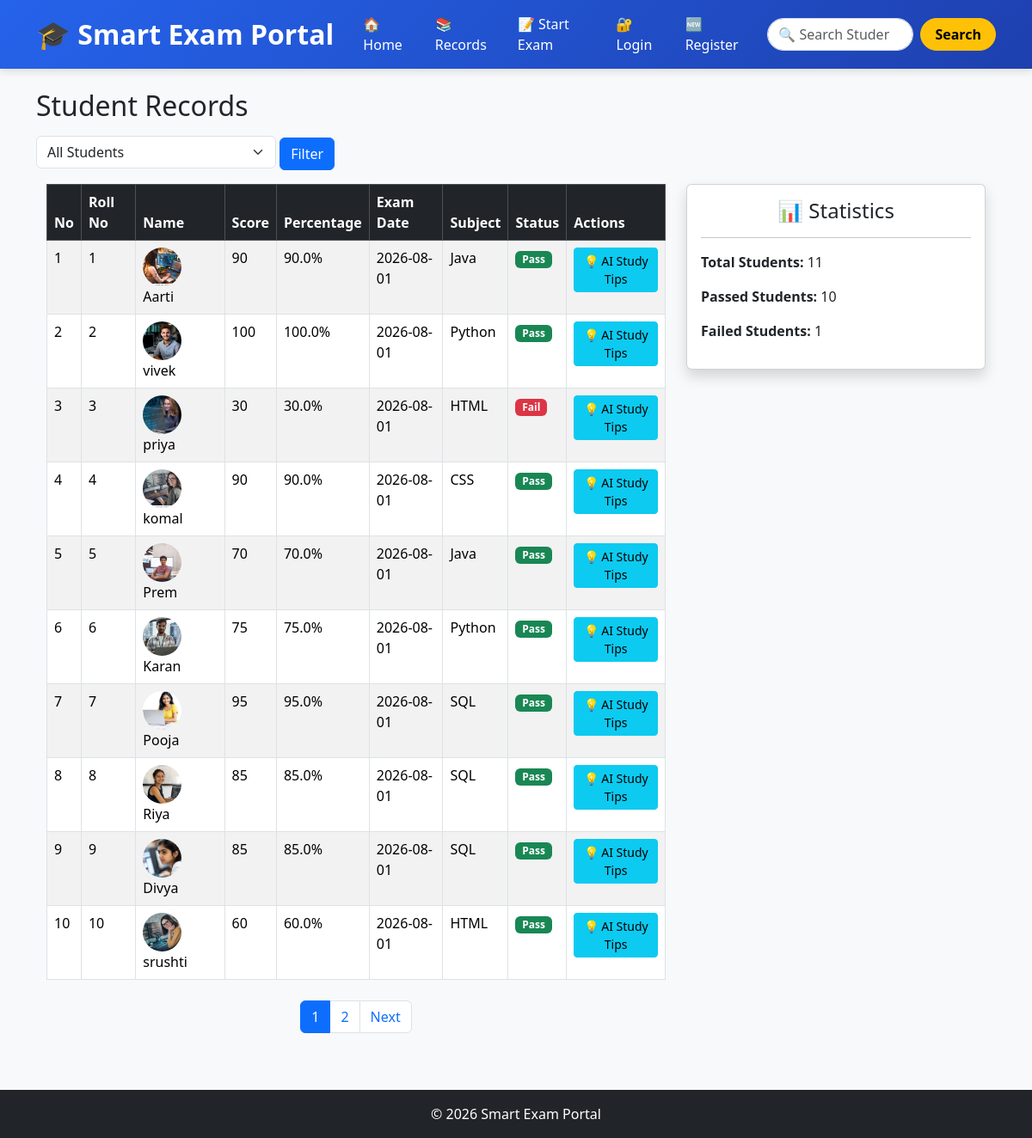
Page /records on the committed database.
### tables this page shows
CREATE TABLE students (
    id INTEGER PRIMARY KEY AUTOINCREMENT,
    roll_number INTEGER,
    subject_name TEXT,
    student_name TEXT,
    score INTEGER,
    percentage REAL,
    exam_date TEXT
, subject_id INTEGER, photo TEXT DEFAULT 'default.jpg');

CREATE TABLE subjects (
        id INTEGER PRIMARY KEY AUTOINCREMENT,
        name TEXT NOT NULL UNIQUE
    );

### smart_exam_portal/app.py (the view)
@app.route("/records")
def records():
    status = request.args.get("status", "")
    page = request.args.get("page", 1, type=int)
    per_page = 10
    conn = get_db()
    query = """
    FROM students
    LEFT JOIN subjects
    ON students.subject_id = subjects.id
    """
    where_clause = ""
    if status == "pass":
        where_clause = " WHERE students.percentage >= 40"
    elif status == "fail":
        where_clause = " WHERE students.percentage < 40"
    total_students = conn.execute(
        "SELECT COUNT(*) " + query + where_clause
    ).fetchone()[0]
    total_pages = (total_students + per_page - 1) // per_page
    offset = (page - 1) * per_page
    students = conn.execute(
        """
        SELECT
            students.id,
            students.roll_number,
            students.student_name,
            students.score,
            students.percentage,
            students.exam_date,
            students.photo,
            subjects.name AS subject_name
        """
        + query +
        where_clause +
        " LIMIT ? OFFSET ?",
        (per_page, offset)
    ).fetchall()
    passed_students = conn.execute(
        "SELECT COUNT(*) FROM students WHERE percentage >= 40"
    ).fetchone()[0]
    failed_students = conn.execute(
        "SELECT COUNT(*) FROM students WHERE percentage < 40"
    ).fetchone()[0]
    conn.close()
    return render_template(
        "records.html",
        students=students,
        page=page,
        total_pages=total_pages,
        total_students=total_students,
        passed_students=passed_students,
        failed_students=failed_students,
        tip=None
    )

### smart_exam_portal/database.py (called while the page is built)
def get_db():
    conn = sqlite3.connect("myproject.db")
    conn.row_factory = sqlite3.Row
    return conn

### smart_exam_portal/templates/records.html (shortened to what this page needs)
{% extends "base.html" %}
{% block content %}
<h2 class="mb-3">Student Records</h2>
<form method="GET" action="{{ url_for('records') }}" class="mb-3">
    <select name="status" class="form-select w-25 d-inline">
        <option value=""
            {% if request.args.get('status') == '' %}selected{% endif %}>
            All Students
        </option>
    </select>
    <button type="submit" class="btn btn-primary">
        Filter
    </button>
</form>
<div class="container">
    <div class="row">
        <div class="col-md-8">
            <table class="table table-striped table-hover table-bordered">
                <thead class="table-dark">
                    <tr>
                        <th>No</th>
                        <th>Roll No</th>
                        <th>Name</th>
                        <th>Score</th>
                        <th>Percentage</th>
                        <th>Exam Date</th>
                        <th>Subject</th>
                        <th>Status</th>
                        <th>Actions</th>
                    </tr>
                </thead>
                <tbody>
                    {% for student in students %}
                    <tr>
                        <td>{{ (page-1)*10 + loop.index }}</td>
                        <td>{{ student.roll_number }}</td>
                        <td>
                            <img
                                src="{{ url_for('static', filename='uploads/' ~ (student.photo or 'default.jpg')) }}"
                                alt="Student Photo"
                                width="45"
                                height="45"
                                class="rounded-circle me-2"
                                style="object-fit: cover;">
                            {{ student.student_name }}
                        </td>
                        <td>{{ student.score }}</td>
                        <td>{{ student.percentage }}%</td>
                        <td>{{ student.exam_date }}</td>
                        <td>{{ student.subject_name }}</td>
                        <td>
                            {% if student.percentage >= 40 %}
                                <span class="badge bg-success">
                                    Pass
                                </span>
                            {% else %}
                                <span class="badge bg-danger">
                                    Fail
                                </span>
                            {% endif %}
                        </td>
                        <td>
                            <a href="{{ url_for('get_ai_tip', id=student.id) }}"
                               class="btn btn-info btn-sm mb-1">
                                💡 AI Study Tips
                            </a>
                        </td>
                    </tr>
                    {% endfor %}
                </tbody>
            </table>
            <nav class="mt-4">
                <ul class="pagination justify-content-center">
                    {% for p in range(1, total_pages + 1) %}
                    <li class="page-item {% if p == page %}active{% endif %}">
                        <a class="page-link"
                           href="{{ url_for('records', page=p, status=request.args.get('status')) }}">
                            {{ p }}
                        </a>
                    </li>
                    {% endfor %}
                    {% if page < total_pages %}
                    <li class="page-item">
                        <a class="page-link"
                           href="{{ url_for('records', page=page+1, status=request.args.get('status')) }}">
                            Next
                        </a>
                    </li>
                    {% endif %}
                </ul>
            </nav>
        </div>
        <div class="col-md-4">
            <div class="card shadow">
                <div class="card-body">
                    <h4 class="text-center">
                        📊 Statistics
                    </h4>
                    <hr>
                    <p>
                        <strong>Total Students:</strong>
                        {{ total_students }}
                    </p>
                    <p>
                        <strong>Passed Students:</strong>
                        {{ passed_students }}
                    </p>
                    <p>
                        <strong>Failed Students:</strong>
                        {{ failed_students }}
                    </p>
                </div>
            </div>
        </div>
    </div>
</div>
{% endblock %}

### smart_exam_portal/templates/base.html (style rules this page uses)
body { background-color:#f8f9fa; }

### rows in the picture
students: (page-1)*10+loop.index "1", roll_number "1", photo (picture), student_name "Aarti", score "90", percentage "90.0", exam_date "2026-08-01", subject_name "Java", shows "Pass"
students: (page-1)*10+loop.index "2", roll_number "2", photo (picture), student_name "vivek", score "100", percentage "100.0", exam_date "2026-08-01", subject_name "Python", shows "Pass"
students: (page-1)*10+loop.index "3", roll_number "3", photo (picture), student_name "priya", score "30", percentage "30.0", exam_date "2026-08-01", subject_name "HTML", shows "Fail"
students: (page-1)*10+loop.index "4", roll_number "4", photo (picture), student_name "komal", score "90", percentage "90.0", exam_date "2026-08-01", subject_name "CSS", shows "Pass"
students: (page-1)*10+loop.index "5", roll_number "5", photo (picture), student_name "Prem", score "70", percentage "70.0", exam_date "2026-08-01", subject_name "Java", shows "Pass"
students: (page-1)*10+loop.index "6", roll_number "6", photo (picture), student_name "Karan", score "75", percentage "75.0", exam_date "2026-08-01", subject_name "Python", shows "Pass"
students: (page-1)*10+loop.index "7", roll_number "7", photo (picture), student_name "Pooja", score "95", percentage "95.0", exam_date "2026-08-01", subject_name "SQL", shows "Pass"
students: (page-1)*10+loop.index "8", roll_number "8", photo (picture), student_name "Riya", score "85", percentage "85.0", exam_date "2026-08-01", subject_name "SQL", shows "Pass"
students: (page-1)*10+loop.index "9", roll_number "9", photo (picture), student_name "Divya", score "85", percentage "85.0", exam_date "2026-08-01", subject_name "SQL", shows "Pass"
students: (page-1)*10+loop.index "10", roll_number "10", photo (picture), student_name "srushti", score "60", percentage "60.0", exam_date "2026-08-01", subject_name "HTML", shows "Pass"

### other values in the picture
{{ p }} "1" "2"
{{ total_students }} "11"
{{ passed_students }} "10"
{{ failed_students }} "1"
